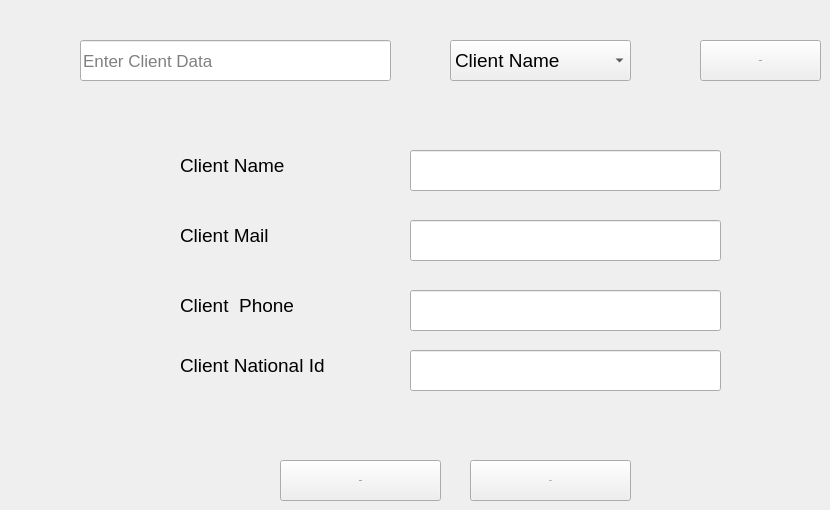
      <widget class="QWidget" name="tab_22">
       <attribute name="title">
        <string>Edit Or Delete A Client</string>
       </attribute>
       <widget class="QPushButton" name="pushButton_28">
        <property name="geometry">
         <rect>
          <x>700</x>
          <y>40</y>
          <width>121</width>
          <height>41</height>
         </rect>
        </property>
        <property name="font">
         <font>
          <family>Segoe UI</family>
          <pointsize>-1</pointsize>
          <weight>50</weight>
          <bold>false</bold>
         </font>
        </property>
        <property name="text">
         <string>Search</string>
        </property>
       </widget>
       <widget class="QPushButton" name="pushButton_29">
        <property name="geometry">
         <rect>
          <x>280</x>
          <y>460</y>
          <width>161</width>
          <height>41</height>
         </rect>
        </property>
        <property name="font">
         <font>
          <family>Segoe UI</family>
          <pointsize>-1</pointsize>
          <weight>50</weight>
          <bold>false</bold>
         </font>
        </property>
        <property name="text">
         <string>Delete</string>
        </property>
       </widget>
       <widget class="QComboBox" name="comboBox_30">
        <property name="geometry">
         <rect>
          <x>450</x>
          <y>40</y>
          <width>181</width>
          <height>41</height>
         </rect>
        </property>
        <property name="font">
         <font>
          <family>Segoe UI</family>
          <pointsize>14</pointsize>
         </font>
        </property>
        <item>
         <property name="text">
          <string>Client Name</string>
         </property>
        </item>
        <item>
         <property name="text">
          <string>Client Mail</string>
         </property>
        </item>
        <item>
         <property name="text">
          <string>Client  Phone</string>
         </property>
        </item>
        <item>
         <property name="text">
          <string>Client National Id</string>
         </property>
        </item>
       </widget>
       <widget class="QLineEdit" name="lineEdit_34">
        <property name="geometry">
         <rect>
          <x>410</x>
          <y>290</y>
          <width>311</width>
          <height>41</height>
         </rect>
        </property>
        <property name="font">
         <font>
          <pointsize>13</pointsize>
         </font>
        </property>
       </widget>
       <widget class="QLineEdit" name="lineEdit_35">
        <property name="geometry">
         <rect>
          <x>410</x>
          <y>220</y>
          <width>311</width>
          <height>41</height>
         </rect>
        </property>
        <property name="font">
         <font>
          <pointsize>13</pointsize>
         </font>
        </property>
       </widget>
       <widget class="QLabel" name="label_43">
        <property name="geometry">
         <rect>
          <x>180</x>
          <y>290</y>
          <width>191</width>
          <height>31</height>
         </rect>
        </property>
        <property name="font">
         <font>
          <family>Segoe UI</family>
          <pointsize>14</pointsize>
         </font>
        </property>
        <property name="text">
         <string>Client  Phone</string>
        </property>
       </widget>
       <widget class="QLabel" name="label_44">
        <property name="geometry">
         <rect>
          <x>180</x>
          <y>220</y>
          <width>151</width>
          <height>31</height>
         </rect>
        </property>
        <property name="font">
         <font>
          <family>Segoe UI</family>
          <pointsize>14</pointsize>
         </font>
        </property>
        <property name="text">
         <string>Client Mail</string>
        </property>
       </widget>
       <widget class="QLabel" name="label_63">
        <property name="geometry">
         <rect>
          <x>180</x>
          <y>350</y>
          <width>181</width>
          <height>31</height>
         </rect>
        </property>
        <property name="font">
         <font>
          <family>Segoe UI</family>
          <pointsize>14</pointsize>
         </font>
        </property>
        <property name="text">
         <string>Client National Id</string>
        </property>
       </widget>
       <widget class="QLineEdit" name="lineEdit_46">
        <property name="geometry">
         <rect>
          <x>410</x>
          <y>350</y>
          <width>311</width>
          <height>41</height>
         </rect>
        </property>
        <property name="font">
         <font>
          <pointsize>13</pointsize>
         </font>
        </property>
       </widget>
       <widget class="QLineEdit" name="lineEdit_36">
        <property name="geometry">
         <rect>
          <x>410</x>
          <y>150</y>
          <width>311</width>
          <height>41</height>
         </rect>
        </property>
        <property name="font">
         <font>
          <pointsize>13</pointsize>
         </font>
        </property>
       </widget>
       <widget class="QLabel" name="label_45">
        <property name="geometry">
         <rect>
          <x>180</x>
          <y>150</y>
          <width>161</width>
          <height>31</height>
         </rect>
        </property>
        <property name="font">
         <font>
          <family>Segoe UI</family>
          <pointsize>14</pointsize>
         </font>
        </property>
        <property name="text">
         <string>Client Name</string>
        </property>
       </widget>
       <widget class="QLineEdit" name="lineEdit_37">
        <property name="geometry">
         <rect>
          <x>80</x>
          <y>40</y>
          <width>311</width>
          <height>41</height>
         </rect>
        </property>
        <property name="font">
         <font>
          <pointsize>13</pointsize>
         </font>
        </property>
        <property name="placeholderText">
         <string>Enter Client Data</string>
        </property>
       </widget>
       <widget class="QPushButton" name="pushButton_35">
        <property name="geometry">
         <rect>
          <x>470</x>
          <y>460</y>
          <width>161</width>
          <height>41</height>
         </rect>
        </property>
        <property name="font">
         <font>
          <family>Segoe UI</family>
          <pointsize>-1</pointsize>
          <weight>50</weight>
          <bold>false</bold>
         </font>
        </property>
        <property name="text">
         <string>Seve</string>
        </property>
       </widget>
      </widget>
